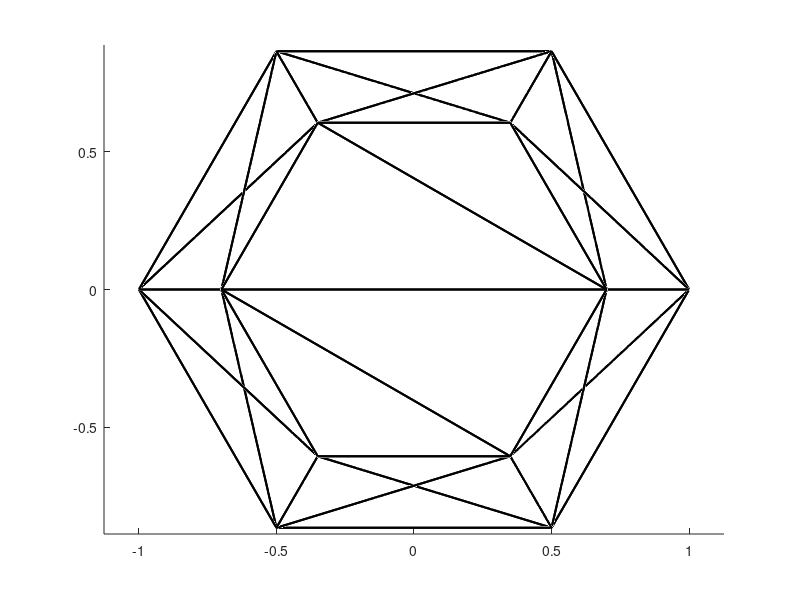

MATLAB code to generate this figure:
clear; close all; clc;

vertex = [
+0.7000,+0.0000,+0.8887;
+0.3500,+0.6062,+0.8887;
-0.3500,+0.6062,+0.8887;
-0.7000,-0.0000,+0.8887;
-0.3500,-0.6062,+0.8887;
+0.3500,-0.6062,+0.8887;
+1.0000,+0.0000,+0.4000;
+0.5000,+0.8660,+0.4000;
-0.5000,+0.8660,+0.4000;
-1.0000,-0.0000,+0.4000;
-0.5000,-0.8660,+0.4000;
+0.5000,-0.8660,+0.4000;
+1.0000,+0.0000,-0.4000;
+0.5000,+0.8660,-0.4000;
-0.5000,+0.8660,-0.4000;
-1.0000,-0.0000,-0.4000;
-0.5000,-0.8660,-0.4000;
+0.5000,-0.8660,-0.4000;
+0.7000,+0.0000,-0.8887;
+0.3500,+0.6062,-0.8887;
-0.3500,+0.6062,-0.8887;
-0.7000,-0.0000,-0.8887;
-0.3500,-0.6062,-0.8887;
+0.3500,-0.6062,-0.8887;
];
face = [
0,1,2;
0,2,3;
3,4,5;
3,5,0;
0,6,1;
6,7,1;
1,7,2;
7,8,2;
2,8,3;
8,9,3;
3,9,4;
9,10,4;
4,10,5;
10,11,5;
5,11,0;
11,6,0;
6,12,7;
12,13,7;
7,13,8;
13,14,8;
8,14,9;
14,15,9;
9,15,10;
15,16,10;
10,16,11;
16,17,11;
11,17,6;
17,12,6;
12,18,13;
18,19,13;
13,19,14;
19,20,14;
14,20,15;
20,21,15;
15,21,16;
21,22,16;
16,22,17;
22,23,17;
17,23,12;
23,18,12;
18,20,19;
18,21,20;
21,23,22;
21,18,23;
];

figure(1); clf;
hold on;
axis equal;
for i = 1:size(face,1)
    v = vertex(face(i, :)+1, :);
    plot3([v(1,1), v(2,1)], [v(1,2), v(2,2)], [v(1,3), v(2,3)], ...
        'k', 'linewidth', 1.5);
    plot3([v(2,1), v(3,1)], [v(2,2), v(3,2)], [v(2,3), v(3,3)], ...
        'k', 'linewidth', 1.5);
    plot3([v(3,1), v(1,1)], [v(3,2), v(1,2)], [v(3,3), v(1,3)], ...
        'k', 'linewidth', 1.5);
end